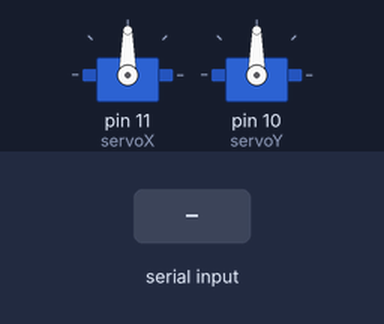
This sketch was run on a simulated Arduino Uno, built with avr-gcc and run on an emulated ATmega328P. Shown: 2 × servo. The inputs (shaded band) are chosen by the test bench. What the sketch prints to the serial monitor is not drawn.

Above: at 1.5 s.
1.6 s: "90,45," received over Serial
At 3.4 s:
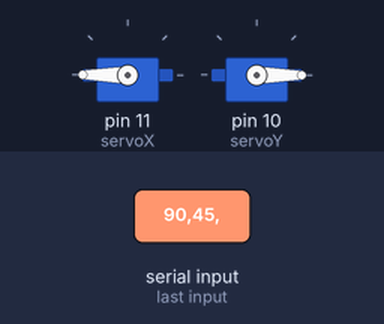
4.1 s: "0," received over Serial
At 6.3 s:
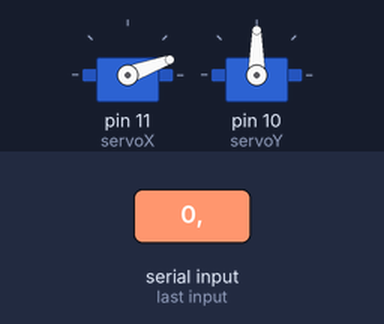
6.6 s: "5," received over Serial
At 8.2 s:
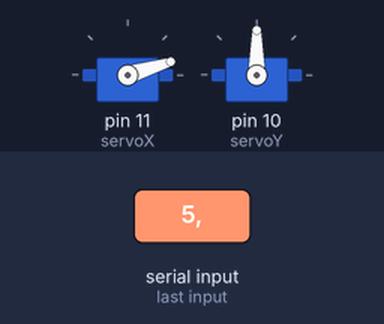
9.1 s: "90," received over Serial
At 11.3 s:
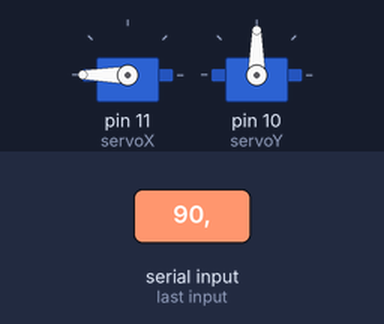
11.6 s: "1,90," received over Serial
At 13.3 s:
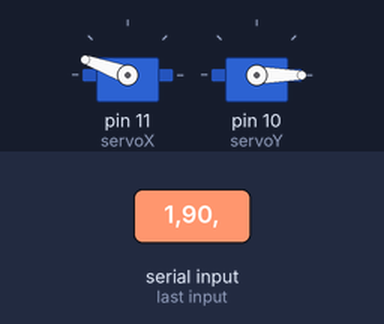
14.1 s: "30,150," received over Serial
At 16.5 s:
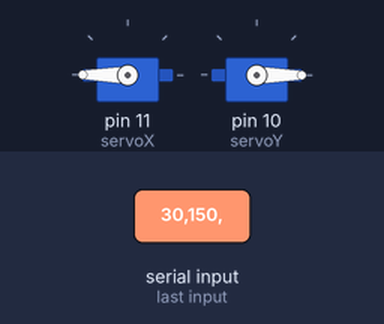
Timing chart, 0 to 17.6 s (numbered marks = the images above; inputs shaded):
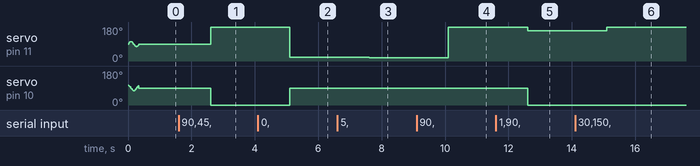

The sketch:

wippe_arduino.ino
```cpp
#include <Servo.h>

#define servoMin 20
#define servoMax 160

#define PF 0
#define IF 0
#define DF 180

Servo servoX;
Servo servoY;

float posX = 0.5;
float posY = 0.5;

void setup() {
    Serial.begin(9600);

    servoX.attach(11);
    servoY.attach(10);

    Serial.println("initalizing");

    bool on = false;
    for (float i = 0; i <= 6.28; i += 0.1) {
        servoX.write(servoValue(0.5 + sin(i) / 10));
        servoY.write(servoValue(0.5 + cos(i) / 10));
        delay(5);
    }
}

void loop() {
    if (Serial.available() > 0) {
        String strX = Serial.readStringUntil(',');
        String strY = Serial.readStringUntil('\n');

        if (strX.length() == 0) posX = 0.5;
        else posX = strX.toFloat();

        if (strY.length() == 0) posY = 0.5;
        else posY = -strY.toFloat() + 1;
    }

    servoX.write(servoValue(posX));
    servoY.write(servoValue(posY));
}

int servoValue(float val) {
    return val * (servoMax - servoMin) + servoMin;
}
```

Measured:
- after the input at 1.6 s, servo on pin 11 (servoX): 90° → 180° after 1.0 s; servo on pin 10 (servoY): 90° → 0° after 1.0 s
- after the input at 4.1 s, servo on pin 11 (servoX): 180° → 20° after 1.0 s; servo on pin 10 (servoY): 0° → 90° after 1.0 s
- after the input at 6.6 s, servo on pin 11 (servoX): 20° → 17° after 1.0 s
- after the input at 9.1 s, servo on pin 11 (servoX): 17° → 180° after 1.0 s
- after the input at 11.6 s, servo on pin 11 (servoX): 180° → 160° after 1.0 s; servo on pin 10 (servoY): 90° → 0° after 1.0 s
- after the input at 14.1 s, servo on pin 11 (servoX): 160° → 180° after 1.0 s
